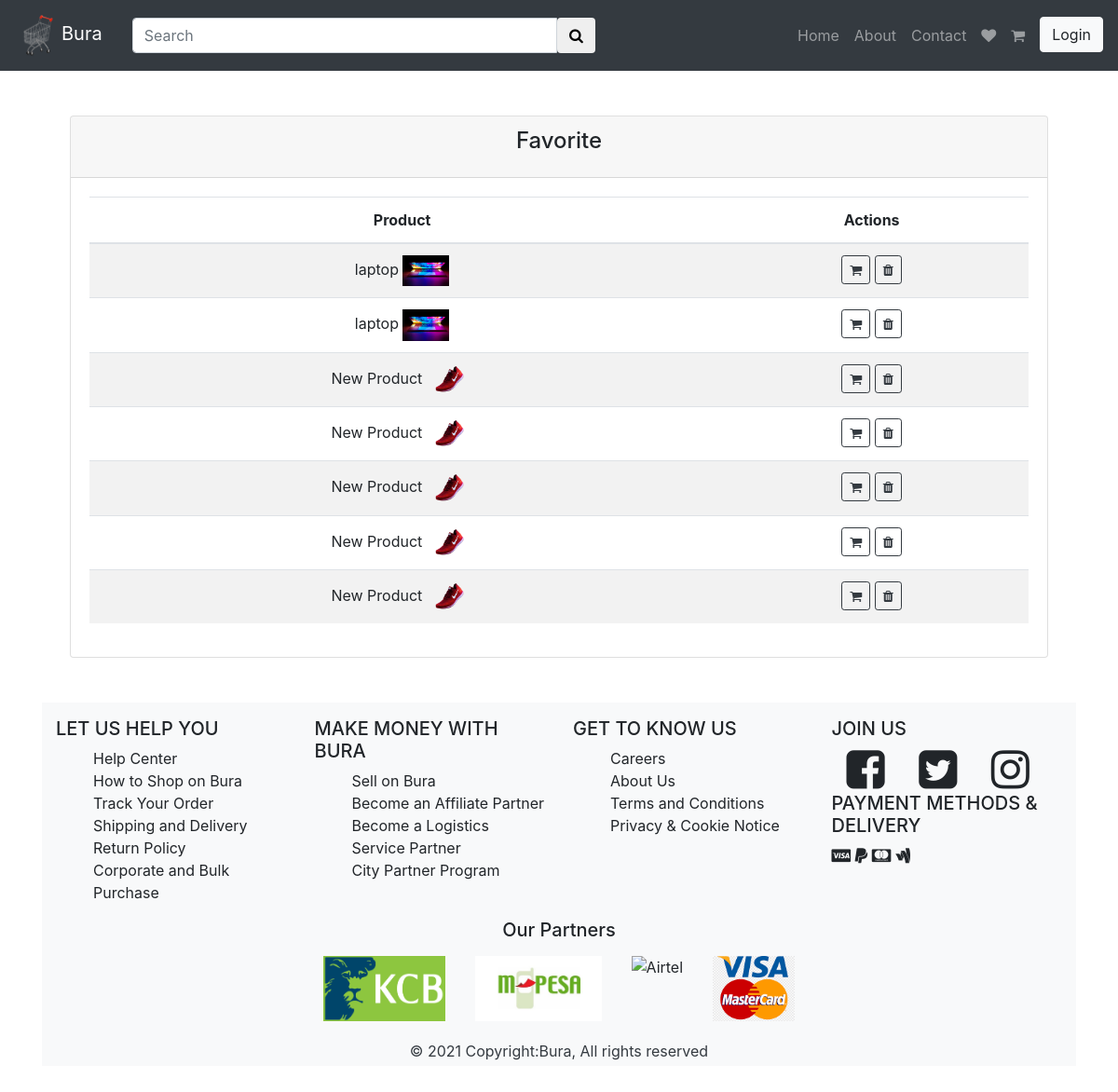
The page /wishlist/ on the database as committed earlier.
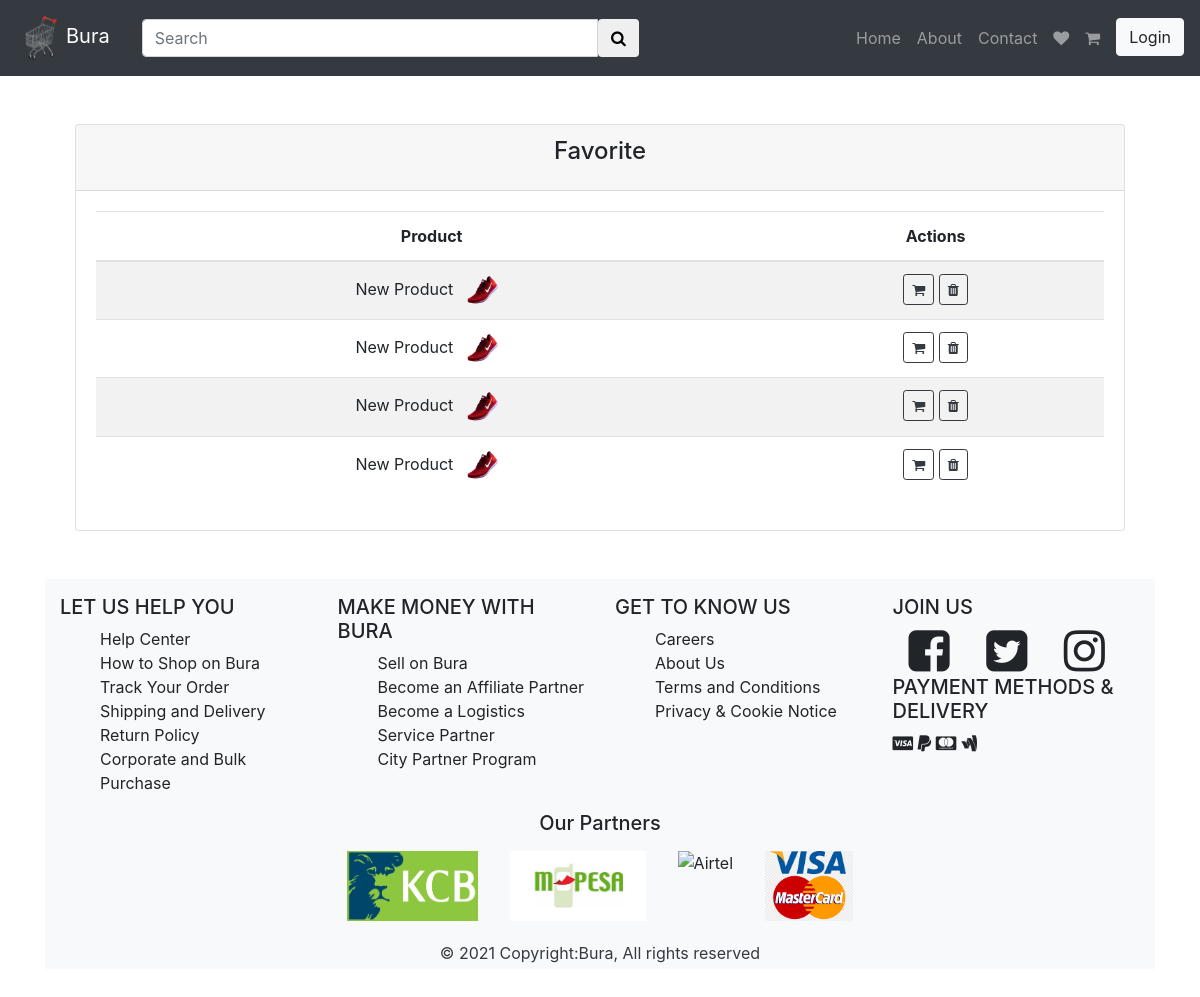
The same page on the database as committed later.
### shop/models.py (models this page shows)
class Wishlist(models.Model):
    product_id= models.ForeignKey('product',on_delete=models.CASCADE,blank=True,null=True)
    customer_id= models.ForeignKey('customer',on_delete=models.CASCADE,blank=True,null=True)
    created_at=models.DateTimeField(auto_now_add=True)
    updated_at= models.DateTimeField(auto_now_add=True)

class Product(models.Model):
    name=models.CharField(max_length=100, null=False, blank=False)
    cost=models.IntegerField(null= False, blank= False)
    quantity=models.IntegerField(null= False, blank= False)
    description=models.TextField(null=False, blank=False)
    image=models.FileField(upload_to='images')
    featured=models.BooleanField(default=False)
    status=models.CharField(max_length=100, null=False, blank=True, default='Unverified')
    category_id=models.ForeignKey('category',on_delete=models.CASCADE,blank=True,null=True)
    seller_id=models.ForeignKey('seller',on_delete=models.CASCADE,blank=True,null=True)
    created_at=models.DateTimeField(auto_now_add=True)
    updated_at= models.DateTimeField(auto_now_add=True)
    def __str__(self):
        return self.name

### shop/views.py (the view)
# urls.py: path('wishlist/', views.get_wishlist, name="wishlist"),
def get_wishlist(request):
    wishlist = Wishlist.objects.all()
    return render(request, 'shop/frontend/wishlist.html', {'wishlist': wishlist})

### shop/templates/shop/frontend/wishlist.html (shortened to what this page needs)
{% extends 'shop/frontend/layouts/master.html' %}
{% load static %}
{% block content %}
<div class="container">
    <div class="col-lg-12 text-center my-3">
        <div class="container">
            <div class="row justify-content-center my-5">
                <div class="col-lg-12">
                    <div class="card">
                        <div class="card-header">
                            <h4 class="card-title">Favorite</h4>
                        </div>
                        <div class="card-body">
                            <table class="table table-striped table-hover">
                                <thead>
                                    <tr>
                                        <th>Product</th>
                                        <th>Actions</th>
                                    </tr>
                                </thead>
                                <tbody>
                                    {% for object in wishlist %}
                                       <tr>
                                           <td>{{object.product_id}}
                                               <img src="{{object.product_id.image.url}}" height="50px" width="50px" class="img-fluid">
                                           </td>
                                           <td>
                                            <button class="btn btn-outline-dark btn-sm wishlistToCart" data-id="{{object.id}}">
                                            <i class="fa fa-shopping-cart" aria-hidden="true"></i>
                                            </button>
                                            <button class="btn btn-outline-dark btn-sm deleteWishlist" data-id="{{object.id}}">
                                               <i class="fa fa-trash"></i>
                                            </button>
                                           </td>
                                       </tr>
                                    {% endfor %}
                                </tbody>
                            </table>
                        </div>
                    </div>
                </div>
            </div>
        </div>
{% endblock %}

Rows that differ between the two databases and show on the page:
removed Wishlist: product_id "laptop", product_id.image (picture)
removed Wishlist: product_id "laptop", product_id.image (picture)
removed Wishlist: product_id "New Product", product_id.image (picture)
